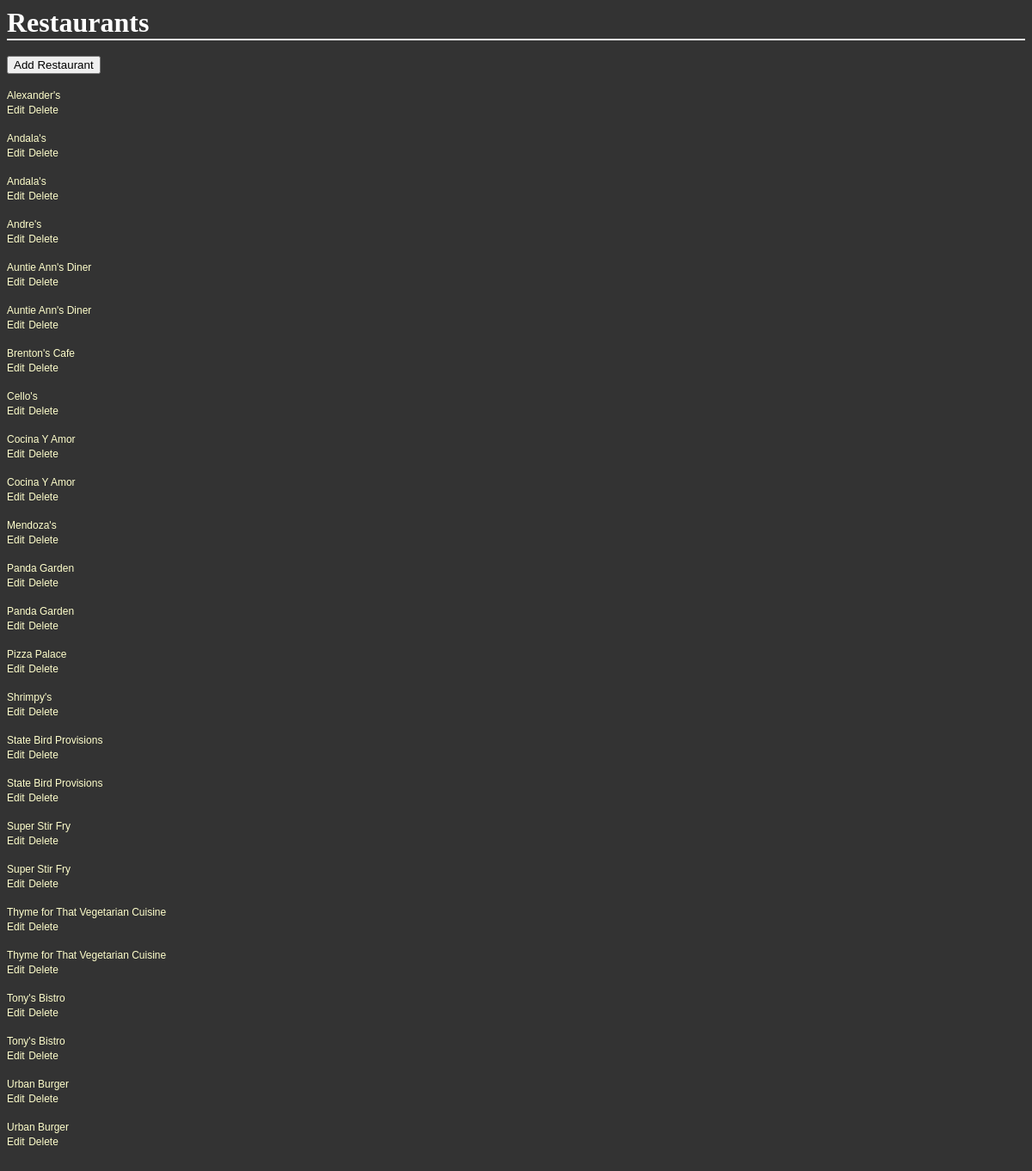
The app's page /restaurants with its own data.
### database_setup.py (models this page shows, shortened)
class Restaurant (Base):
	__tablename__ = 'restaurant' # we use the special variable name __tablename__ to let sql alchemy know the variable that we will use to refer to the table
	name = Column(String(80), nullable = False)
	id = Column(Integer, primary_key = True)

### finalproject.py (the view)
@app.route('/')
@app.route('/restaurants')
def showRestaurants():
	restaurants = session.query(Restaurant).order_by(asc(Restaurant.name))
	return render_template('restaurants.html', restaurants=restaurants)

### templates/restaurants.html (shortened to what this page needs)
<html>
<head>
	<link rel=stylesheet type=text/css href="{{url_for('static', filename='styles.css')}}">
</head>
<body>
	<div>
		<h1>Restaurants</h1>
	</div>
	<div>
		<a href="{{url_for('newRestaurant')}}">
			<button class="btn btn-default" id="button_newRestaurant">
				Add Restaurant
			</button>
		</a>
	</div>
	<font color=#ffffcc>
	{% for r in restaurants %}
		<a href = "{{url_for('restaurantMenu', restaurant_id = r.id)}}">{{r.name}}</a>
		<a href="{{url_for('editRestaurant', restaurant_id = r.id)}}">Edit</a>
		<a href="{{url_for('deleteRestaurant', restaurant_id = r.id)}}">Delete</a>
	{% endfor %}
	</font>
</body>
</html>

### static/styles.css (style rules this page uses)
body { font-family: sans-serif; background-color: #333333 }
h1, h2, h3, h4 { color: #ffffff; }
h1, h2 { font-family: 'georgia', serif; margin: 0; }
h1 { border-bottom: 2px solid #eee; }
a { text-decoration: none; color: #ffffcc; font-size: .75em; }

### records on screen
Restaurant: name "Alexander's"
Restaurant: name "Andala's"
Restaurant: name "Andala's"
Restaurant: name "Andre's"
Restaurant: name "Auntie Ann's Diner"
Restaurant: name "Auntie Ann's Diner"
Restaurant: name "Brenton's Cafe"
Restaurant: name "Cello's"
Restaurant: name "Cocina Y Amor"
Restaurant: name "Cocina Y Amor"
Restaurant: name "Mendoza's"
Restaurant: name "Panda Garden"
Restaurant: name "Panda Garden"
Restaurant: name "Pizza Palace"
Restaurant: name "Shrimpy's"
Restaurant: name "State Bird Provisions"
Restaurant: name "State Bird Provisions"
Restaurant: name "Super Stir Fry"
Restaurant: name "Super Stir Fry"
Restaurant: name "Thyme for That Vegetarian Cuisine"
Restaurant: name "Thyme for That Vegetarian Cuisine"
Restaurant: name "Tony's Bistro"
Restaurant: name "Tony's Bistro"
Restaurant: name "Urban Burger"
Restaurant: name "Urban Burger"
